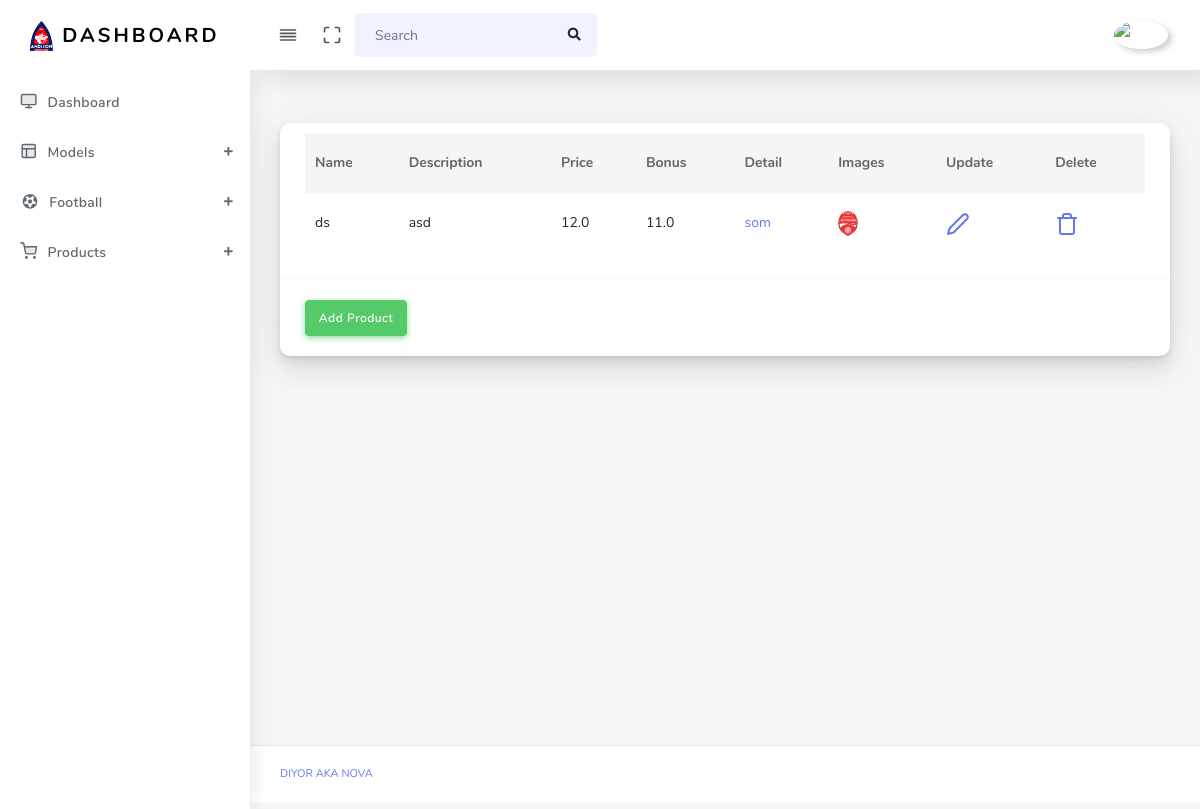
/product/ (signed in), run on the app's committed database.
### main/models.py (models this page shows, shortened)
class Product(models.Model):
    name = models.CharField(max_length=210)
    bio = models.TextField()
    price = models.FloatField()
    bonus = models.FloatField(default=0)
    info = models.ManyToManyField(Detail, related_name='info')
    image = models.ManyToManyField(Detail, related_name='image')
    available = models.BooleanField()
    rating = models.IntegerField(choices=(
        (1, '1-star'),
        (2, '2-star'),
        (3, '3-star'),
        (4, '4-star'),
        (5, '5-star'),
    ), default=1)

class Detail(models.Model):
    detail = models.CharField(max_length=210, null=True, blank=True)
    img = models.ImageField(upload_to='product/', null=True, blank=True)
    is_img = models.BooleanField(default=False)
    is_order = models.BooleanField(default=False)

### main/views.py (the view)
# urls.py: path('product/', product_view, name='product'),
@login_required(login_url='login')
def product_view(request):
    context = {
        'product': Product.objects.all()
    }
    return render(request, 'product.html', context)

### templates/product.html
{% extends "base.html" %}
{% load static %}
{% block content %}
<div class="main-content">
    <section class="section">
        <div class="section-body">
            <div class="row">
                <div class="col-12 col-md-12 col-lg-12">
                    <div class="card">
                        <div class="card-header">
                            <table class="table table-hover">
                                <thead>
                                    <tr>
                                        <th scope="col">Name</th>
                                        <th scope="col">Description</th>
                                        <th scope="col">Price</th>
                                        <th scope="col">Bonus</th>
                                        <th scope="col">Detail</th>
                                        <th scope="col">Images</th>
                                        <th scope="col">Update</th>
                                        <th scope="col">Delete</th>
                                    </tr>
                                </thead>
                                <tbody>
                                    {% for i in product %}
                                        <tr>
                                            <td>{{ i.name }}</td>
                                            <td>{{ i.bio }}</td>
                                            <td>{{ i.price }}</td>
                                            <td>{{ i.bonus }}</td>
                                            <td><a href="{% url 'get-detail' i.id %}">{{ i.info.first.detail }}</a></td>
                                            <td><a href="{% url 'get-image' i.id %}"><img alt="not found" src="{{ i.image.first.img.url }}" class="rounded-circle" width="20" data-toggle="tooltip"></a></td>
                                            <td><a href="{% url 'update-product' i.id %}"><i class="align-middle" data-feather="edit-2"></i></a></td>
                                            <td><a href="{% url 'delete-product' i.id %}"><i class="align-middle" data-feather="trash"></i></a></td>
                                        </tr>
                                    {% endfor %}
                                </tbody>
                            </table>
                        </div>
                        <div class="card-body">
                            <a href="{% url 'add-product' %}"><button class="btn btn-success">Add Product</button></a>
                        </div>
                    </div>
                </div>
            </div>
        </div>
    </section>
</div>
{% endblock %}

### data on the page
Product: name "ds", bio "asd", price "12.0", bonus "11.0", info.first.detail "som", image.first.img (picture)
